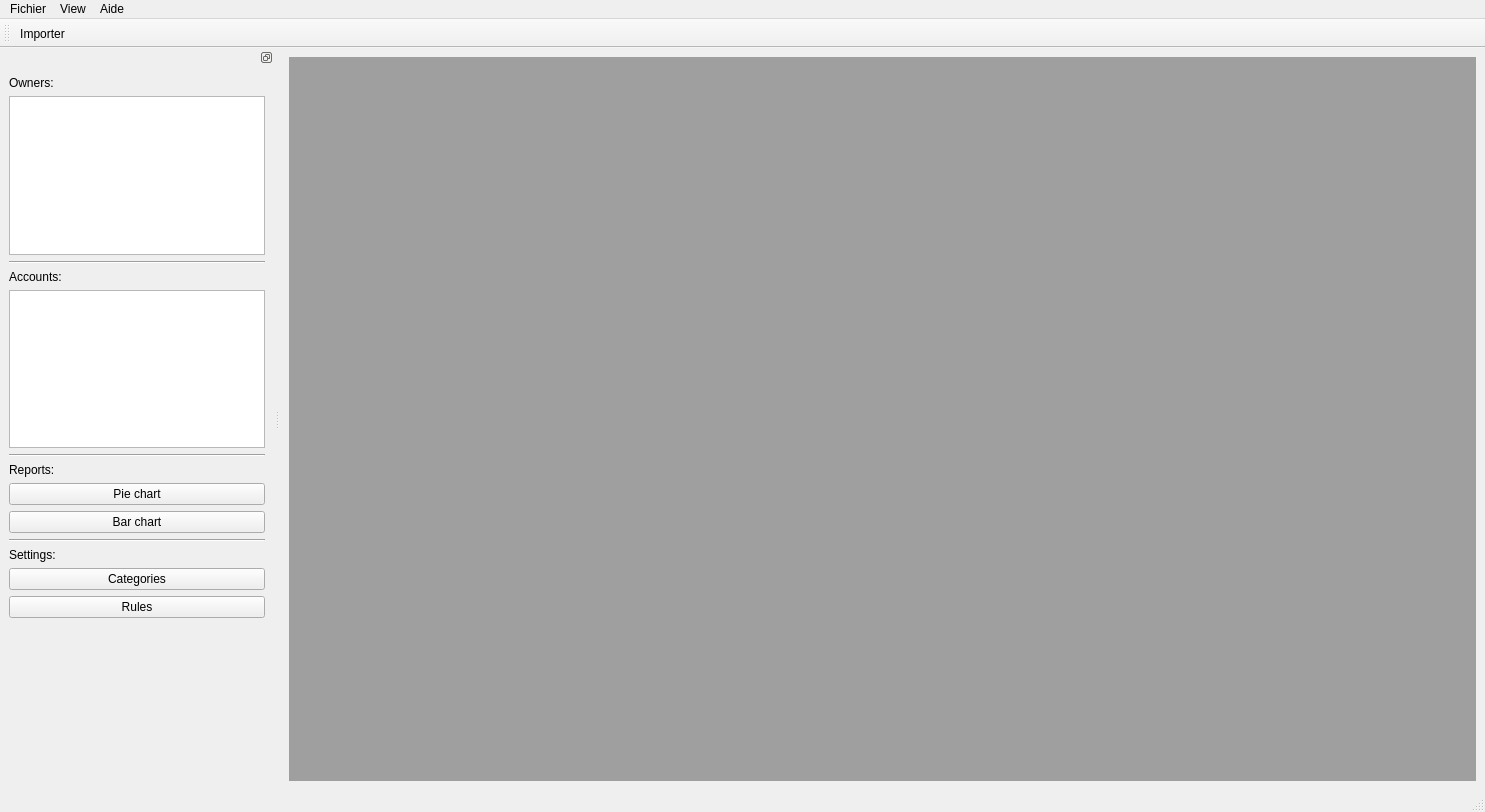
<?xml version="1.0" encoding="UTF-8"?>
<ui version="4.0">
 <class>MainWindow</class>
 <widget class="QMainWindow" name="MainWindow">
  <property name="geometry">
   <rect>
    <x>0</x>
    <y>0</y>
    <width>1485</width>
    <height>812</height>
   </rect>
  </property>
  <property name="windowTitle">
   <string>Accountancy</string>
  </property>
  <property name="documentMode">
   <bool>true</bool>
  </property>
  <property name="unifiedTitleAndToolBarOnMac">
   <bool>true</bool>
  </property>
  <widget class="QWidget" name="centralwidget">
   <layout class="QVBoxLayout" name="verticalLayout" stretch="0">
    <item>
     <widget class="QMdiArea" name="mdiArea">
      <property name="documentMode">
       <bool>true</bool>
      </property>
     </widget>
    </item>
   </layout>
  </widget>
  <widget class="QMenuBar" name="menubar">
   <property name="geometry">
    <rect>
     <x>0</x>
     <y>0</y>
     <width>1485</width>
     <height>37</height>
    </rect>
   </property>
   <widget class="QMenu" name="menuFichier">
    <property name="title">
     <string>Fichier</string>
    </property>
    <addaction name="actionImport"/>
    <addaction name="actionClose"/>
   </widget>
   <widget class="QMenu" name="menuAide">
    <property name="title">
     <string>Aide</string>
    </property>
    <addaction name="actionCredits"/>
    <addaction name="actionAbout"/>
   </widget>
   <widget class="QMenu" name="menuView">
    <property name="title">
     <string>View</string>
    </property>
    <addaction name="actionMainDock"/>
   </widget>
   <addaction name="menuFichier"/>
   <addaction name="menuView"/>
   <addaction name="menuAide"/>
  </widget>
  <widget class="QStatusBar" name="statusbar"/>
  <widget class="QToolBar" name="toolBar">
   <property name="windowTitle">
    <string>toolBar</string>
   </property>
   <attribute name="toolBarArea">
    <enum>TopToolBarArea</enum>
   </attribute>
   <attribute name="toolBarBreak">
    <bool>false</bool>
   </attribute>
   <addaction name="actionImport"/>
  </widget>
  <widget class="QDockWidget" name="mainDockWidget">
   <property name="features">
    <set>QDockWidget::DockWidgetFloatable|QDockWidget::DockWidgetMovable</set>
   </property>
   <attribute name="dockWidgetArea">
    <number>1</number>
   </attribute>
   <widget class="QWidget" name="dockWidgetContents">
    <layout class="QVBoxLayout" name="verticalLayout_2">
     <item>
      <widget class="QLabel" name="lblOwners">
       <property name="text">
        <string>Owners:</string>
       </property>
      </widget>
     </item>
     <item>
      <widget class="QListView" name="ownersView"/>
     </item>
     <item>
      <widget class="Line" name="lineOwners">
       <property name="orientation">
        <enum>Qt::Horizontal</enum>
       </property>
      </widget>
     </item>
     <item>
      <widget class="QLabel" name="lblAccounts">
       <property name="text">
        <string>Accounts:</string>
       </property>
      </widget>
     </item>
     <item>
      <widget class="QListView" name="accountsView"/>
     </item>
     <item>
      <widget class="Line" name="lineAccounts">
       <property name="orientation">
        <enum>Qt::Horizontal</enum>
       </property>
      </widget>
     </item>
     <item>
      <widget class="QLabel" name="lblReports">
       <property name="text">
        <string>Reports:</string>
       </property>
      </widget>
     </item>
     <item>
      <widget class="QPushButton" name="btnPieChart">
       <property name="text">
        <string>Pie chart</string>
       </property>
      </widget>
     </item>
     <item>
      <widget class="QPushButton" name="btnBarChart">
       <property name="text">
        <string>Bar chart</string>
       </property>
      </widget>
     </item>
     <item>
      <widget class="Line" name="lineSettings">
       <property name="orientation">
        <enum>Qt::Horizontal</enum>
       </property>
      </widget>
     </item>
     <item>
      <widget class="QLabel" name="lblSettings">
       <property name="text">
        <string>Settings:</string>
       </property>
      </widget>
     </item>
     <item>
      <widget class="QPushButton" name="btnCategories">
       <property name="text">
        <string>Categories</string>
       </property>
      </widget>
     </item>
     <item>
      <widget class="QPushButton" name="btnRules">
       <property name="text">
        <string>Rules</string>
       </property>
      </widget>
     </item>
     <item>
      <spacer name="verticalSpacer">
       <property name="orientation">
        <enum>Qt::Vertical</enum>
       </property>
       <property name="sizeHint" stdset="0">
        <size>
         <width>20</width>
         <height>196</height>
        </size>
       </property>
      </spacer>
     </item>
    </layout>
   </widget>
  </widget>
  <action name="actionImport">
   <property name="icon">
    <iconset resource="../../Resources.qrc">
     <normaloff>:/icns/black/resources/icons/black/png/import_icon&amp;32.png</normaloff>
     <normalon>:/icns/black/resources/icons/black/png/import_icon&amp;24.png</normalon>:/icns/black/resources/icons/black/png/import_icon&amp;32.png</iconset>
   </property>
   <property name="text">
    <string>Importer...</string>
   </property>
  </action>
  <action name="actionClose">
   <property name="text">
    <string>Quitter</string>
   </property>
  </action>
  <action name="actionCredits">
   <property name="text">
    <string>Credits</string>
   </property>
  </action>
  <action name="actionAbout">
   <property name="text">
    <string>A propos</string>
   </property>
  </action>
  <action name="actionMainDock">
   <property name="checkable">
    <bool>true</bool>
   </property>
   <property name="checked">
    <bool>true</bool>
   </property>
   <property name="text">
    <string>main dock</string>
   </property>
  </action>
 </widget>
 <resources>
  <include location="../../Resources.qrc"/>
 </resources>
 <connections>
  <connection>
   <sender>actionClose</sender>
   <signal>triggered()</signal>
   <receiver>MainWindow</receiver>
   <slot>close()</slot>
   <hints>
    <hint type="sourcelabel">
     <x>-1</x>
     <y>-1</y>
    </hint>
    <hint type="destinationlabel">
     <x>399</x>
     <y>299</y>
    </hint>
   </hints>
  </connection>
 </connections>
</ui>
